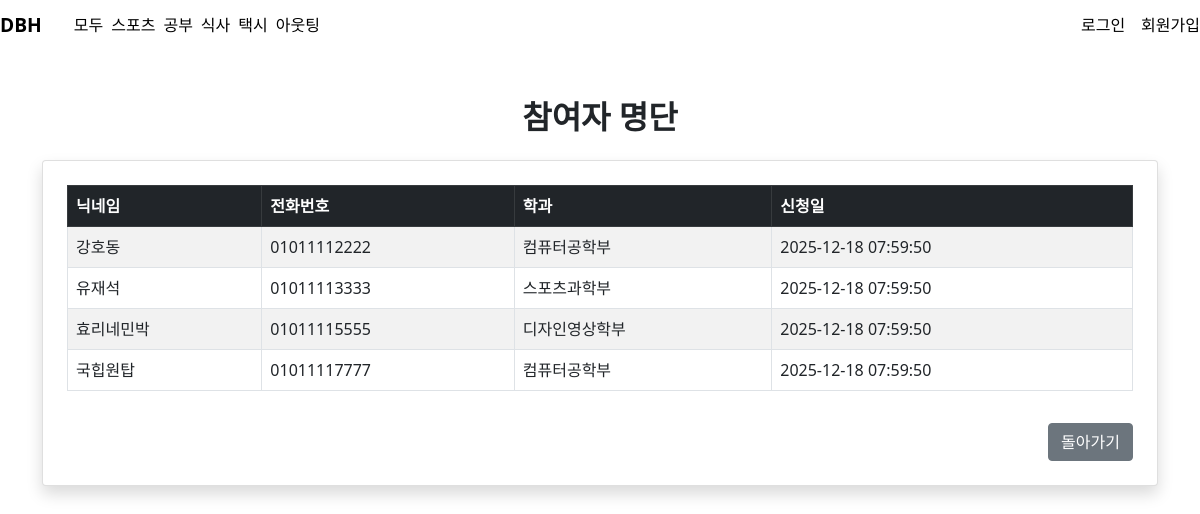
The app's page /src/Board/participants.php?activity_id=10&board_id=11 with its own data.
### tables this page shows
CREATE TABLE personnel (
    personnel_id  INT NOT NULL PRIMARY KEY AUTO_INCREMENT,
    fk_activity_id INT NOT NULL,
    fk_member_id INT NOT NULL,
    join_date DATETIME NOT NULL DEFAULT CURRENT_TIMESTAMP,
    UNIQUE (fk_activity_id, fk_member_id),
    FOREIGN KEY (fk_activity_id) REFERENCES activity(activity_id) ON DELETE CASCADE,
    FOREIGN KEY (fk_member_id) REFERENCES members(member_id) ON DELETE CASCADE
);

CREATE TABLE members (
    member_id INT PRIMARY KEY AUTO_INCREMENT,
    user_id CHAR(10) NOT NULL,
    user_pass CHAR(64) NOT NULL,
    user_name VARCHAR(50) NOT NULL,
    nickname VARCHAR(20),
    birth DATE,
    fk_department_code CHAR(5),
    reg_date DATETIME NOT NULL DEFAULT CURRENT_TIMESTAMP,
    last_login_date DATETIME,
    login_yn BOOLEAN NOT NULL DEFAULT FALSE,
    phone CHAR(11) NOT NULL,
    FOREIGN KEY (fk_department_code) REFERENCES departments(department_code) ON DELETE CASCADE
);

CREATE TABLE departments (
    department_id INT PRIMARY KEY AUTO_INCREMENT,
    department_code CHAR(5) UNIQUE NOT NULL,
    department_name VARCHAR(100) NOT NULL
);

### inc/loader.php (called while the page is built, shortened)
<?php
include_once "../../config/connect.php";
function A($sql, $bind = array(), $debug='N'){
    global $mysqli;
    if(is_array($bind) && !empty($bind)){
        $temp = 0;
        foreach($bind as $k=>$v){
            $temp = $v;
        }
        if($temp){
            $sql = mssql_prepare($sql, $bind, $debug);
        }
    }
    $result = $mysqli->query($sql);
    $resultRow = array();
    if($result->num_rows > 0){
        while($row = $result->fetch_assoc()){
            $resultRow[] = $row;
        }
    }else{
        return true;
    }
    return $resultRow;
}
function mssql_prepare ($query, $phs = array(),$dubug='N') {
    foreach ($phs as $ph) {
        $ph = "'" . ms_escape_string($ph) . "'";
        $query = substr_replace(
            $query, $ph, strpos($query, '?'), 1
        );
    }
    return $query;
}
function ms_escape_string($data) {
    if ( is_numeric($data) ) return $data;
    return str_replace("'", "''", $data );
}

### src/Board/participants.php (the view, shortened to what this page needs)
<?php
include("../../inc/head.php");
$activity_id = isset($_GET['activity_id']) ? $_GET['activity_id'] : '';
$sql = "
    SELECT m.nickname, m.phone, d.department_name, p.join_date FROM personnel p
    INNER JOIN members m ON m.member_id = p.fk_member_id
    LEFT JOIN departments d ON d.department_code = m.fk_department_code
    WHERE p.fk_activity_id = ?
    ORDER BY p.join_date ASC
";
$bind = array($activity_id);
$rows = A($sql, $bind);
?>
<section class="container my-5">
    <h2 class="fw-bold text-center mb-4">참여자 명단</h2>
    <div class="card p-4 shadow">
        <table class="table table-bordered table-striped">
            <thead class="table-dark">
                <tr>
                    <th>닉네임</th>
                    <th>전화번호</th>
                    <th>학과</th>
                    <th>신청일</th>
                </tr>
            </thead>
            <tbody>
                <?php if ($rows && is_array($rows)) { ?>
                    <?php foreach ($rows as $r) { ?>
                        <tr>
                            <td><?= $r['nickname'] ?></td>
                            <td><?= $r['phone'] ?></td>
                            <td><?= $r['department_name'] ?></td>
                            <td><?= $r['join_date'] ?></td>
                        </tr>
                    <?php } ?>
                <?php } else { ?>
                    <tr>
                        <td colspan="6" class="text-center text-muted">참여자가 없습니다.</td>
                    </tr>
                <?php } ?>
            </tbody>
        </table>
        <div class="text-end mt-3">
            <a href="board_write.php?board_id=<?= $_GET['board_id'] ?>" class="btn btn-secondary">돌아가기</a>
        </div>
    </div>
</section>
<?php include("../../inc/footer.php"); ?>

### css/main.style.css (style rules this page uses)
body { margin: 0; }

### records on screen
personnel: fk_member.nickname "강호동", fk_member.phone "01011112222", departments.department_name "컴퓨터공학부", join_date "2025-12-18 07:59:50"
personnel: fk_member.nickname "유재석", fk_member.phone "01011113333", departments.department_name "스포츠과학부", join_date "2025-12-18 07:59:50"
personnel: fk_member.nickname "효리네민박", fk_member.phone "01011115555", departments.department_name "디자인영상학부", join_date "2025-12-18 07:59:50"
personnel: fk_member.nickname "국힙원탑", fk_member.phone "01011117777", departments.department_name "컴퓨터공학부", join_date "2025-12-18 07:59:50"
